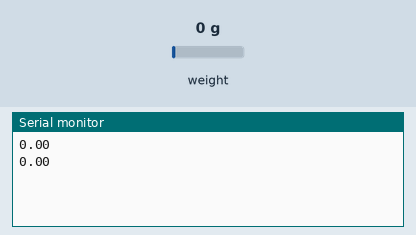
This sketch was run on a simulated Arduino Uno, built with avr-gcc and run on an emulated ATmega328P. Shown: the last lines printed to the serial monitor. The inputs (shaded band) are chosen by the test bench; at power-on: weight on the scale 0 g.

Above: at 2.8 s.
2.9 s: weight on the scale set to 100 g
At 3.4 s:
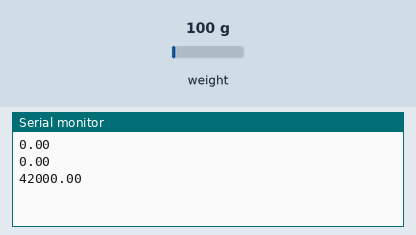
4.4 s: weight on the scale set to 1250 g
At 5.8 s:
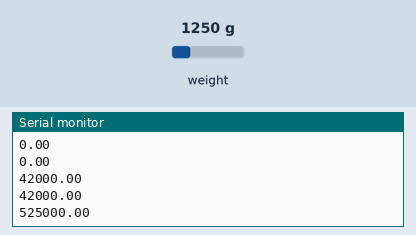
Timing chart, 0 to 7.4 s (numbered marks = the images above; inputs shaded):
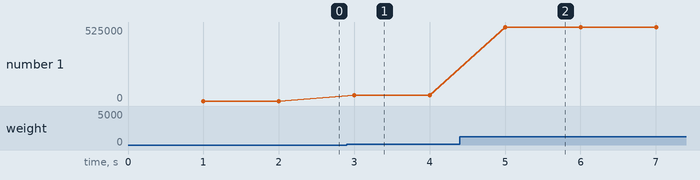

Measured:
- after the input at 2.9 s, the serial monitor: prints a new line after 0.10 s (image 1)
- after the input at 4.4 s, the serial monitor: prints a new line after 0.60 s (image 2)
- plotted number 1: 0 → 42000 after the input at 2.9 s, 42000 → 525000 after the input at 4.4 s

The sketch:

Calibration.ino
```cpp
#include <EEPROM.h>
#include <HX711.h>

HX711 scale;
uint8_t scaleDataPin = 6;
uint8_t scaleClockPin = 7;
int weight = 100; // Weight of the calibration weight

int eeAddress = 0; //Location we want the data to be put.
float calValue;

void setup()
{
    Serial.begin(115200);
    scale.begin(scaleDataPin, scaleClockPin);
    while (!scale.is_ready());

//    Serial.print("UNITS: ");
//    Serial.println(scale.get_units(10));
//
//    Serial.println("\nEmpty the scale, press a key to continue");
//    while (!Serial.available());
//    while (Serial.available()) Serial.read();
//
//    scale.tare();
//    Serial.print("UNITS: ");
//    Serial.println(scale.get_units(10));
//
//    Serial.println("\nPut 100 gram in the scale, press a key to continue");
//    while (!Serial.available());
//    while (Serial.available()) Serial.read();
//
//    scale.calibrate_scale(weight, 5);
//    Serial.print("UNITS: ");
//    Serial.println(scale.get_units(10));
//
//    calValue = scale.get_scale();
//    EEPROM.put(eeAddress, calValue);
//    // eeAddress += sizeof(calValue); //Move address to the next byte after float 'f'.
//
//    Serial.println("\nScale is calibrated, press a key to continue");
}

void loop()
{
    Serial.println(scale.get_units(10));

}
```
